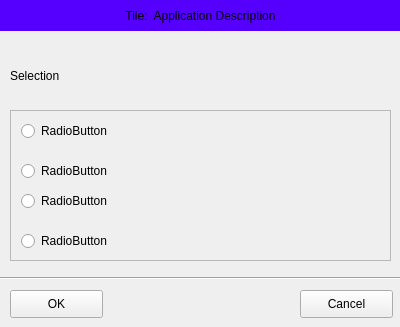
<?xml version="1.0" encoding="UTF-8"?>
<ui version="4.0">
 <class>SelectionItems</class>
 <widget class="QWidget" name="SelectionItems">
  <property name="enabled">
   <bool>true</bool>
  </property>
  <property name="geometry">
   <rect>
    <x>0</x>
    <y>0</y>
    <width>400</width>
    <height>327</height>
   </rect>
  </property>
  <property name="windowTitle">
   <string>Form</string>
  </property>
  <widget class="QLabel" name="label">
   <property name="geometry">
    <rect>
     <x>10</x>
     <y>60</y>
     <width>241</width>
     <height>31</height>
    </rect>
   </property>
   <property name="text">
    <string>Selection</string>
   </property>
  </widget>
  <widget class="QScrollArea" name="scrollArea">
   <property name="geometry">
    <rect>
     <x>10</x>
     <y>110</y>
     <width>381</width>
     <height>151</height>
    </rect>
   </property>
   <property name="widgetResizable">
    <bool>true</bool>
   </property>
   <widget class="QWidget" name="scrollAreaWidgetContents">
    <property name="geometry">
     <rect>
      <x>0</x>
      <y>0</y>
      <width>379</width>
      <height>149</height>
     </rect>
    </property>
    <widget class="QRadioButton" name="radioButton">
     <property name="geometry">
      <rect>
       <x>10</x>
       <y>10</y>
       <width>95</width>
       <height>20</height>
      </rect>
     </property>
     <property name="text">
      <string>RadioButton</string>
     </property>
    </widget>
    <widget class="QRadioButton" name="radioButton_2">
     <property name="geometry">
      <rect>
       <x>10</x>
       <y>50</y>
       <width>95</width>
       <height>20</height>
      </rect>
     </property>
     <property name="text">
      <string>RadioButton</string>
     </property>
    </widget>
    <widget class="QRadioButton" name="radioButton_3">
     <property name="geometry">
      <rect>
       <x>10</x>
       <y>80</y>
       <width>95</width>
       <height>20</height>
      </rect>
     </property>
     <property name="text">
      <string>RadioButton</string>
     </property>
    </widget>
    <widget class="QRadioButton" name="radioButton_4">
     <property name="geometry">
      <rect>
       <x>10</x>
       <y>120</y>
       <width>95</width>
       <height>20</height>
      </rect>
     </property>
     <property name="text">
      <string>RadioButton</string>
     </property>
    </widget>
   </widget>
  </widget>
  <widget class="QPushButton" name="okButton">
   <property name="geometry">
    <rect>
     <x>10</x>
     <y>290</y>
     <width>93</width>
     <height>28</height>
    </rect>
   </property>
   <property name="text">
    <string>OK</string>
   </property>
  </widget>
  <widget class="Line" name="line">
   <property name="geometry">
    <rect>
     <x>0</x>
     <y>270</y>
     <width>401</width>
     <height>16</height>
    </rect>
   </property>
   <property name="orientation">
    <enum>Qt::Horizontal</enum>
   </property>
  </widget>
  <widget class="QPushButton" name="cancelButton">
   <property name="geometry">
    <rect>
     <x>300</x>
     <y>290</y>
     <width>93</width>
     <height>28</height>
    </rect>
   </property>
   <property name="text">
    <string>Cancel</string>
   </property>
  </widget>
  <widget class="QLabel" name="label_2">
   <property name="geometry">
    <rect>
     <x>0</x>
     <y>0</y>
     <width>401</width>
     <height>31</height>
    </rect>
   </property>
   <property name="styleSheet">
    <string notr="true">background-color: rgb(85, 0, 255);
font: 75 12pt &quot;MS Sans Serif&quot;;</string>
   </property>
   <property name="text">
    <string>Tile:  Application Description</string>
   </property>
   <property name="alignment">
    <set>Qt::AlignCenter</set>
   </property>
  </widget>
  <widget class="QPushButton" name="minimizeButton">
   <property name="enabled">
    <bool>true</bool>
   </property>
   <property name="geometry">
    <rect>
     <x>360</x>
     <y>0</y>
     <width>41</width>
     <height>31</height>
    </rect>
   </property>
   <property name="autoFillBackground">
    <bool>false</bool>
   </property>
   <property name="styleSheet">
    <string notr="true"/>
   </property>
   <property name="text">
    <string/>
   </property>
   <property name="icon">
    <iconset>
     <normaloff>../../../../../Downloads/minimizeIcon.png</normaloff>../../../../../Downloads/minimizeIcon.png</iconset>
   </property>
   <property name="iconSize">
    <size>
     <width>32</width>
     <height>32</height>
    </size>
   </property>
   <property name="checkable">
    <bool>false</bool>
   </property>
   <property name="autoDefault">
    <bool>false</bool>
   </property>
   <property name="default">
    <bool>false</bool>
   </property>
   <property name="flat">
    <bool>true</bool>
   </property>
  </widget>
 </widget>
 <resources/>
 <connections/>
</ui>
